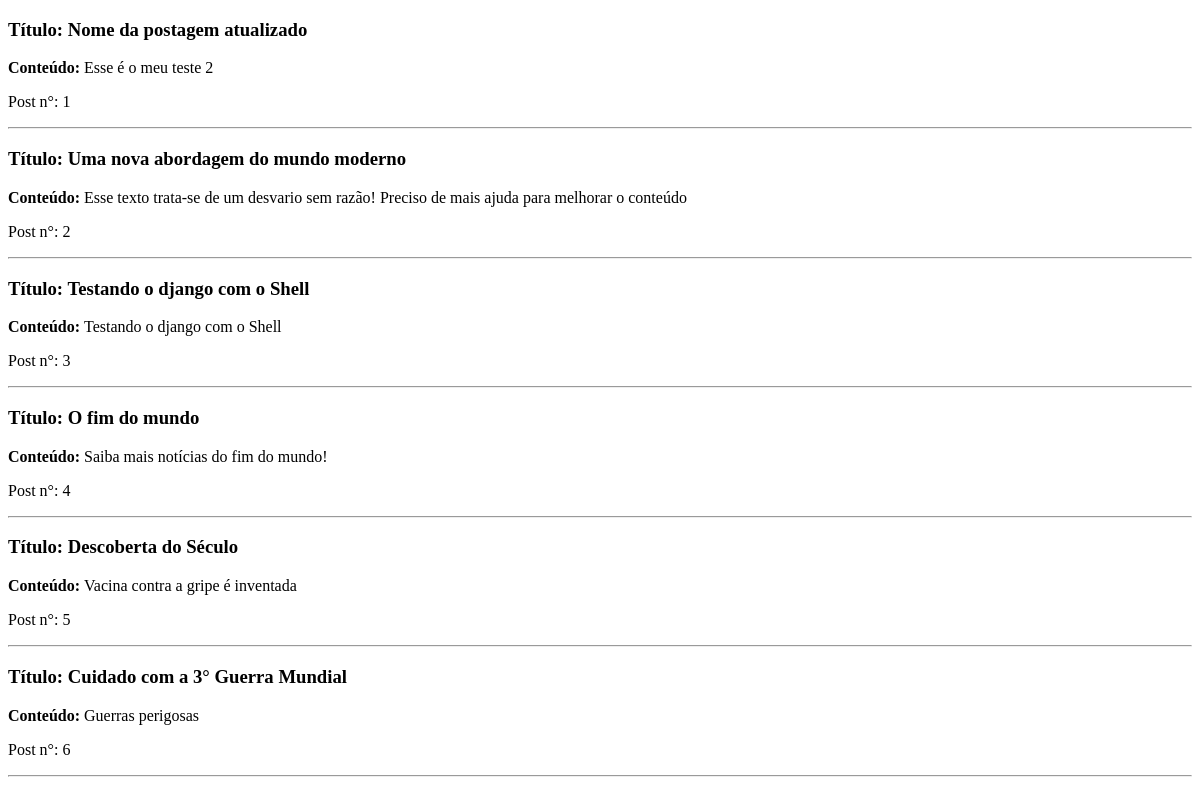
Before: / with the older database file.
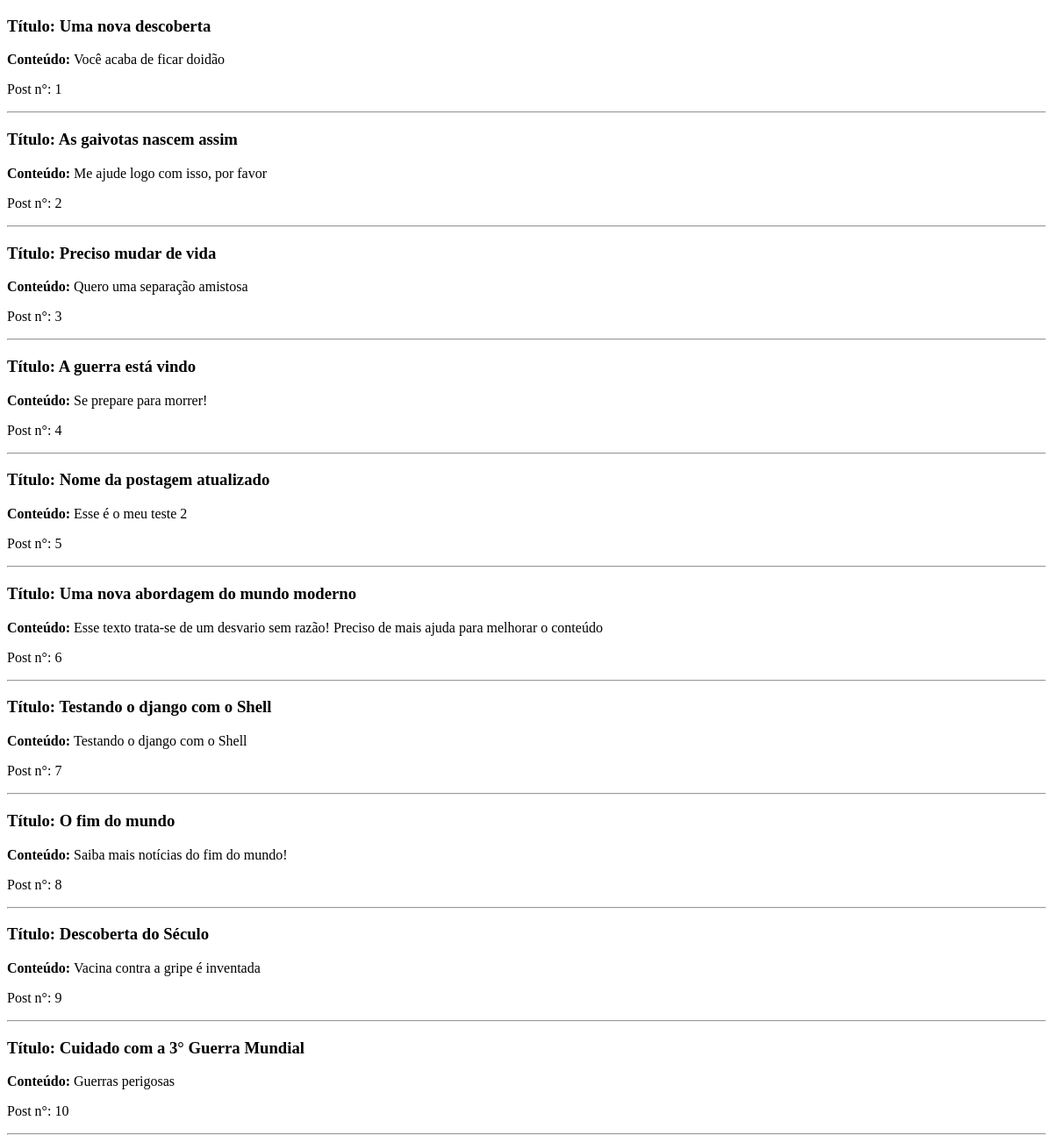
After: the same page with the newer database file.
### blog/models.py (models this page shows, shortened)
class Post(models.Model):
    STATUS = (
        ('rascunho','Rascunho'),
        ('publicado','Publicado'),
    )
    titulo = models.CharField(max_length=250)
    slug = models.SlugField(max_length=250)
    autor = models.ForeignKey(User,
                              on_delete=models.CASCADE)
    conteudo = models.TextField() # Campo com muito conteúdo
    publicado = models.DateField(default = timezone.now) # Data de publicação: Agora!
    criado = models.DateField(auto_now_add = True) # Apenas na criação ele será setado
    alterado = models.DateField(auto_now=True) # Sempre que for atualizado, a hora muda
    status = models.CharField(choices=STATUS,
                              max_length=10,
                              default='rascunho')
    class Meta:
        ordering = ('-publicado',) # ordenando as postagens de acordo com a data de pubkicação
    objects = models.Manager()  # Permitindo com que o objects possa ser utilizado também
    published = PublishedManager()

### blog/views.py (the view)
# urls.py: path('', views.BlogListView.as_view(), name='home')
class BlogListView(ListView):
    model = Post
    template_name = 'blog/home.html' # Fazemos isso para o django encontrar o diretório criado por nós

### blog/templates/blog/home.html (shortened to what this page needs)
{% extends 'base.html' %}
{% block content %}
{% for post in object_list %}
    <h3> <b>Título: </b>{{post.titulo}}</h3>
    <p> <b>Conteúdo: </b>{{post.conteudo}}</p>
    <p>Post n°: {{forloop.counter}}</p>
    <hr>
{% endfor %}
{% endblock content %}

Changed rows visible on the page:
added Post: titulo "Uma nova descoberta", conteudo "Você acaba de ficar doidão"
added Post: titulo "As gaivotas nascem assim", conteudo "Me ajude logo com isso, por favor"
added Post: titulo "Preciso mudar de vida", conteudo "Quero uma separação amistosa"
added Post: titulo "A guerra está vindo", conteudo "Se prepare para morrer!"
